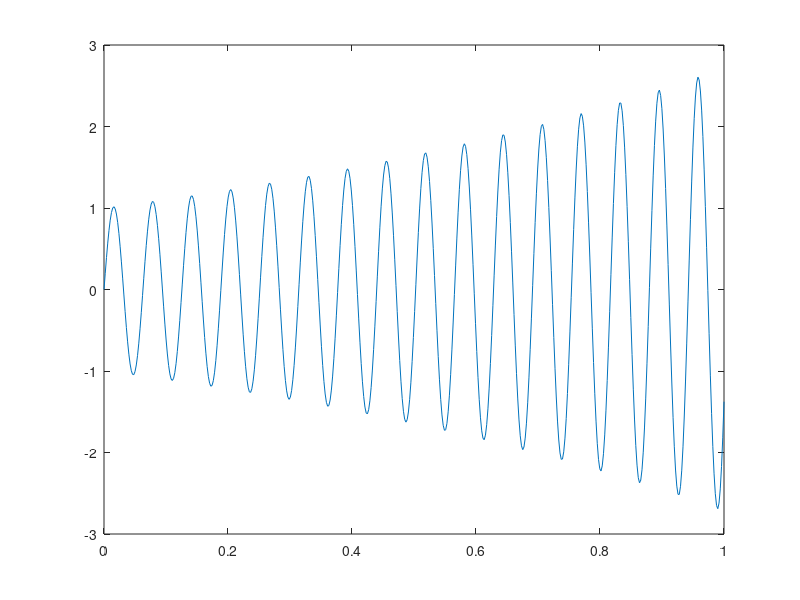
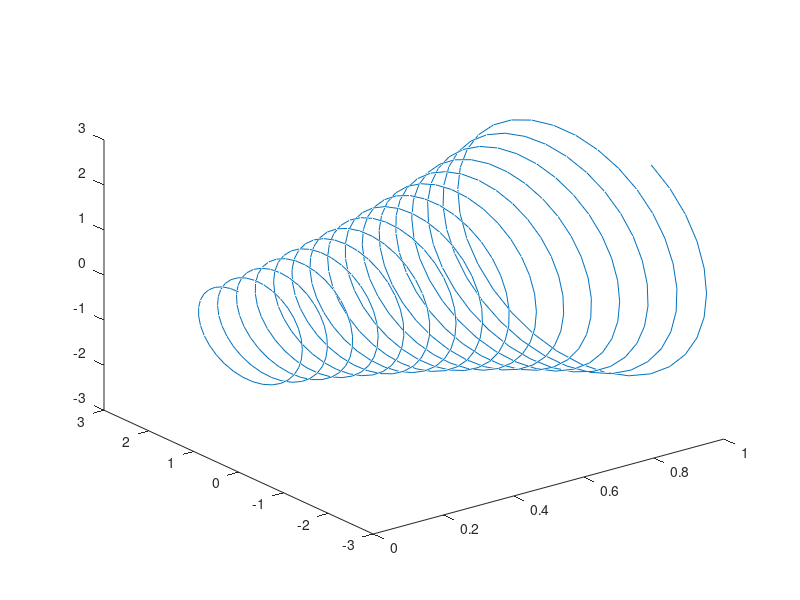

These charts were generated, in order, by the following MATLAB code:
% e^x * sin(100*x)

f = @(x) exp(x) .* sin(100*x);

abscise = linspace(0,1,500);
ordinate = f(abscise);

figure(1);
plot(abscise,ordinate);

g = @(x) exp(x) .* cos(100*x);

figure(2);
ordinate3 = [abscise' f(abscise)' g(abscise)'];
plot3(ordinate3(:,1),ordinate3(:,2),ordinate3(:,3));

waitfor(2);
waitfor(1);